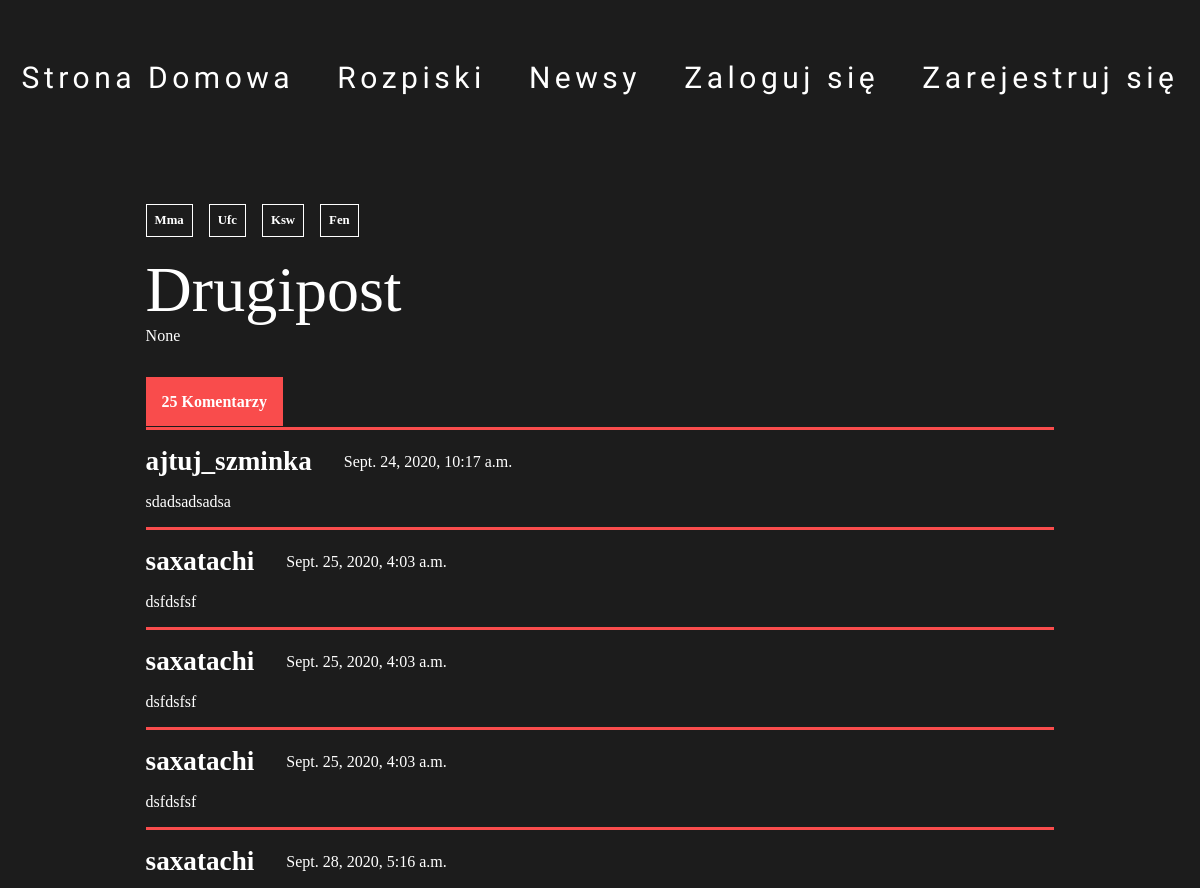
Before: /post/Pierwszy_post_2/ (upper part) with the older database file.
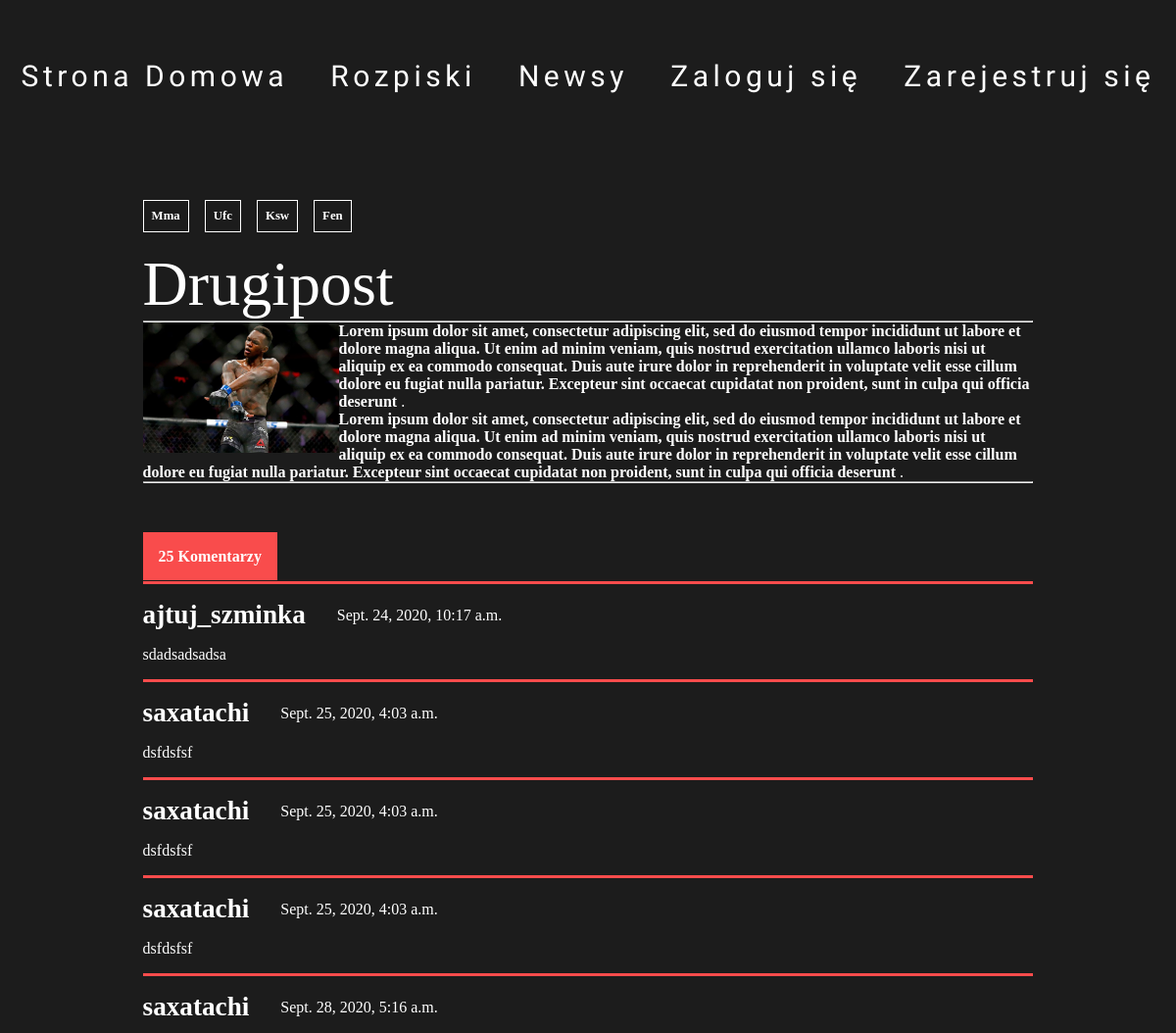
After: the same page with the newer database file.
### blogapp/models.py (models this page shows, shortened)
class Post(models.Model):
        author = models.ForeignKey(User,on_delete=models.CASCADE)
        category = models.ForeignKey(Category,on_delete=models.CASCADE)
        title = models.CharField(max_length=64)
        symbol = models.CharField(max_length=2)
        short_description = models.CharField(max_length=200,default="")
        image = models.ImageField(default="")
        tags = models.ManyToManyField(Tag)
        slug = models.SlugField(max_length=128,null=True,blank=True)
        content = RichTextField()
        content2 = RichTextUploadingField(blank=True,null=True)
        clicks = models.IntegerField(default=0)
        updated_on = models.DateTimeField(auto_now=True,null=False, blank=False,)
        created_on = models.DateTimeField(auto_now=True,null=False, blank=False,)#auto_now_add
        publish_on = models.DateTimeField(auto_now=True,null=False, blank=False,)
        list_display = ('title', 'category', 'tags', 'author', 'publish_on','created_on','updated_on')
        search_fields = ['title','byline','symbol']
        list_filter = ['publish_on','created_on']
        date_hierarchy = 'pub_date'
        hit_count_generic = GenericRelation(HitCount, object_id_field='object_p',related_query_name='hit_count_generic_relation')

### blogapp/views.py (the view, shortened to what this page needs)
# urls.py: path('post/<slug:slug>/',views.post_detail,name='post_detail'),
@csrf_exempt
def post_detail(request,slug):
    post = Post.objects.get(slug=slug)
    post.clicks = post.clicks + 1
    post.save()
    radioposts=Post.objects.all()
    comments = post.comments.filter()
    posts = Post.objects.all()
    tags = Tag.objects.all()
    editors = EditorProfile.objects.all()
    context = {'post': post,'tags':tags,'editors':editors,'posts':posts,'comments':comments,'radioposts':radioposts}
    return render(request,'blogapp/radio2.html',context)

### blogapp/models.py (called while the page is built)
def pre_save_post_receiver(sender,instance,*args,**kwargs):
    if not instance.slug:
        instance.slug = create_slug(instance)

        def __str__(self):
            return self.name

### blogapp/templates/blogapp/radio2.html (shortened to what this page needs)
    {% extends "blogapp/post_detail.html" %}

### blogapp/templates/blogapp/post_detail.html (shortened to what this page needs)
{% extends 'blogapp/main.html' %}
{% load static %}
{% block content %}
<div class="post">
    <div class="post__detail">
        <div class="post__meta">
            <div class="post__meta__tags">
                {% for tag in post.tags.all %}
                <div class="post__meta__tags-tag" onClick="onClick('{% url 'tag_detail' tag.slug %}')">
                    {{tag}}
                </div>
                {% endfor %}
            </div>
            <div class="post__meta__title">
                {{post.title}}
            </div>
            <div class="post__meta__content">
                {{post.content2 | safe}}
            </div>
        </div>
        <div class="post__comments">
            <div class="post__comments-title"><span>{{comments|length}} Komentarzy</span></div>
            {% for comment in comments %}
            <div class="post__comments__comment">
                <div class="post__comments__comment__top">
                    <div class="post__comments__comment__top-user">
                        {{comment.author}}
                    </div>
                    <div class="post__comments__comment__top-data">
                        {{comment.created_date}}
                    </div>
                </div>
                <div class="post__comments__comment-content">
                    {{comment.text}}
                </div>
            </div>
            {% endfor %}
        </div>
</div>
{% endblock %}

Changed rows visible on the page:
changed Post "Drugipost": content2: picture added; content2 "None" → "Lorem ipsum dolor sit amet, consectetur adipiscing elit, sed do eiusmod tempor incididunt ut labore et dolore magna aliqua. Ut enim ad minim veniam, quis nostrud exercitation ullamco laboris nisi ut aliquip ex ea commodo consequat. Duis aute irure dolor in reprehenderit in voluptate velit esse cillum dolore eu fugiat nulla pariatur. Excepteur sint occaecat cupidatat non proident, sunt in culpa qui officia deserunt . Lorem ipsum dolor sit amet, consectetur adipiscing elit, sed do eiusmod tempor incididunt ut labore et dolore magna aliqua. Ut enim ad minim veniam, quis nostrud exercitation ullamco laboris nisi ut aliquip ex ea commodo consequat. Duis aute irure dolor in reprehenderit in…"
